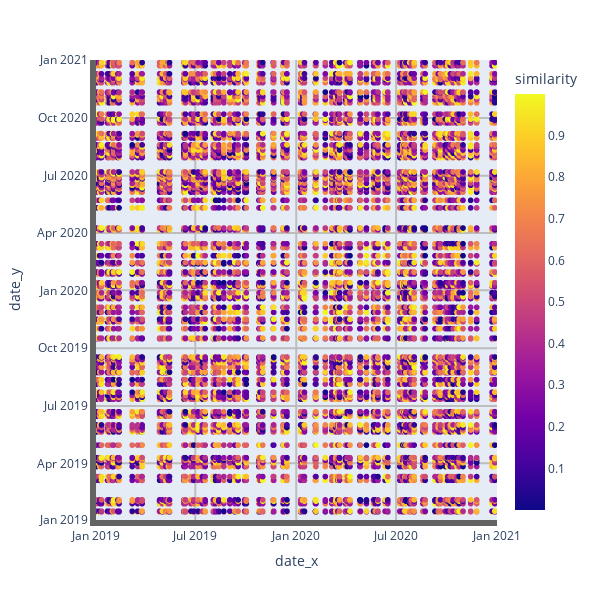

Notebook cell for this chart:
### Code cell
from plotly.graph_objs import Layout
from plotly.graph_objs.layout import XAxis, YAxis

start_date = datetime.date(2019, 1, 1)
end_date = datetime.date(2021, 1, 1)
fig = px.scatter(test_df, x='date_x', y='date_y', color='similarity',
                 range_x=[start_date, end_date],
                 range_y=[start_date, end_date])
layout = Layout(
    xaxis=XAxis(
        range=[start_date, end_date],
        showgrid=True,
        zeroline=True,
        showline=True,
        gridcolor='#bdbdbd',
        gridwidth=2,
        zerolinecolor='#969696',
        zerolinewidth=4,
        linecolor='#636363',
        linewidth=6
    ),
    yaxis=YAxis(
        range=[start_date, end_date],
        showgrid=True,
        zeroline=True,
        showline=True,
        gridcolor='#bdbdbd',
        gridwidth=2,
        zerolinecolor='#969696',
        zerolinewidth=4,
        linecolor='#636363',
        linewidth=6
    ),
    height=600,
    width=600,
)
fig.update_layout(layout)
fig.show()

### Figure 1 — Plotly figure (JSON) as saved in the notebook; plotly's stock layout.template omitted (floating-point values rounded to 4 significant figures; data arrays with more than 128 entries replaced by an {"elided": "..."} marker saying what was removed)
{"data": [{"hovertemplate": "date_x=%{x}<br>date_y=%{y}<br>similarity=%{marker.color}<extra></extra>", "legendgroup": "", "marker": {"color": {"elided": "10000 float values"}, "coloraxis": "coloraxis", "symbol": "circle"}, "mode": "markers", "name": "", "showlegend": false, "type": "scattergl", "x": {"elided": "10000 str values"}, "xaxis": "x", "y": {"elided": "10000 str values"}, "yaxis": "y"}], "layout": {"coloraxis": {"colorbar": {"title": {"text": "similarity"}}, "colorscale": [[0.0, "#0d0887"], [0.1111, "#46039f"], [0.2222, "#7201a8"], [0.3333, "#9c179e"], [0.4444, "#bd3786"], [0.5556, "#d8576b"], [0.6667, "#ed7953"], [0.7778, "#fb9f3a"], [0.8889, "#fdca26"], [1.0, "#f0f921"]]}, "height": 600, "legend": {"tracegroupgap": 0}, "margin": {"t": 60}, "width": 600, "xaxis": {"anchor": "y", "domain": [0.0, 1.0], "gridcolor": "#bdbdbd", "gridwidth": 2, "linecolor": "#636363", "linewidth": 6, "range": ["2019-01-01", "2021-01-01"], "showgrid": true, "showline": true, "title": {"text": "date_x"}, "zeroline": true, "zerolinecolor": "#969696", "zerolinewidth": 4}, "yaxis": {"anchor": "x", "domain": [0.0, 1.0], "gridcolor": "#bdbdbd", "gridwidth": 2, "linecolor": "#636363", "linewidth": 6, "range": ["2019-01-01", "2021-01-01"], "showgrid": true, "showline": true, "title": {"text": "date_y"}, "zeroline": true, "zerolinecolor": "#969696", "zerolinewidth": 4}}}
